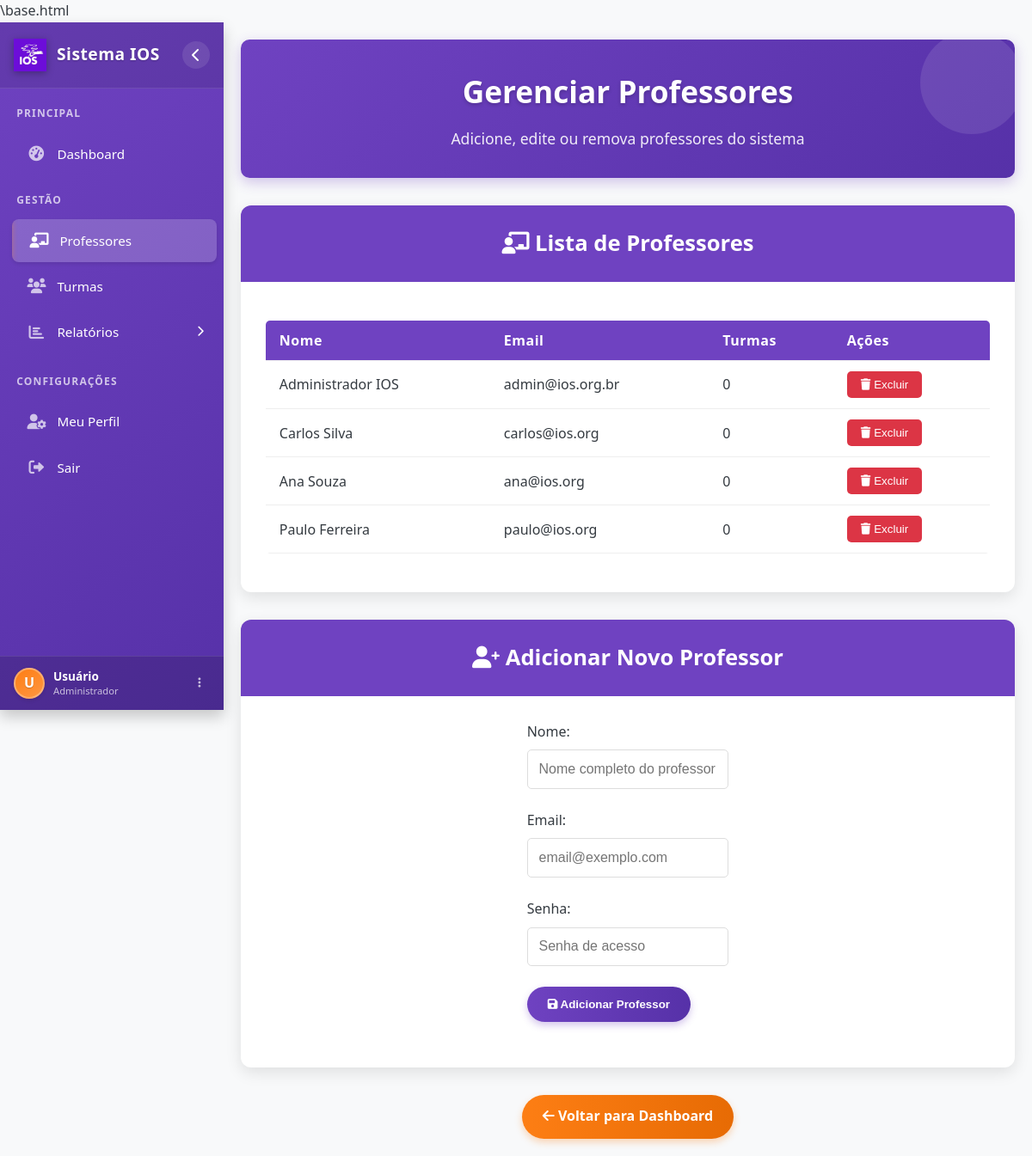
Page /master/professores (signed in) on the committed database.
### app.py (models this page shows)
class Professor(db.Model):
    id = db.Column(db.Integer, primary_key=True)
    nome = db.Column(db.String(100))
    email = db.Column(db.String(100), unique=True, nullable=False)
    foto_perfil = db.Column(db.String(255), nullable=True)
    turmas = db.relationship('Turma', backref='professor', lazy=True)

### app.py (the view, shortened to what this page needs)
@app.route('/master/professores', methods=['GET', 'POST'])
def master_gerenciar_professores():
    if 'user_id' not in session or session.get('tipo_usuario') != 'master':
        flash('Acesso não autorizado!')
        return redirect(url_for('login'))
    professores = Professor.query.all()
    return render_template('master/professores.html', professores=professores)

### templates/master/professores.html (shortened to what this page needs)
{% extends "base.html" %}  {% block extra_css %}
<link
  rel="stylesheet"
  href="{{ url_for('static', filename='css/master-dashboard.css') }}"
/>
<link
  rel="stylesheet"
  href="https://cdnjs.cloudflare.com/ajax/libs/font-awesome/6.0.0/css/all.min.css"
/>
{% endblock %} {% block content %}
<div class="master-dashboard">
  <div class="master-header">
    <h1>Gerenciar Professores</h1>
    <p>Adicione, edite ou remova professores do sistema</p>
  </div>
  <div class="action-card">
    <div class="card-header">
      <h3><i class="fas fa-chalkboard-teacher"></i> Lista de Professores</h3>
    </div>
    <div class="card-body">
      {% if professores %}
      <table class="data-table">
        <thead>
          <tr>
            <th>Nome</th>
            <th>Email</th>
            <th>Turmas</th>
            <th>Ações</th>
          </tr>
        </thead>
        <tbody>
          {% for professor in professores %}
          <tr>
            <td>{{ professor.nome if professor.nome else 'Sem nome' }}</td>
            <td>{{ professor.email }}</td>
            <td>{{ professor.turmas|length }}</td>
            <td class="actions">
              <form
                method="POST"
                action="{{ url_for('master_excluir_professor', professor_id=professor.id) }}"
                class="inline-form"
                onsubmit="return confirm('Tem certeza que deseja excluir este professor?');"
              >
                <button type="submit" class="btn btn-danger">
                  <i class="fas fa-trash"></i> Excluir
                </button>
              </form>
            </td>
          </tr>
          {% endfor %}
        </tbody>
      </table>
      {% else %}
      <div class="empty-state">
        <p><i class="fas fa-info-circle"></i> Nenhum professor cadastrado.</p>
      </div>
      {% endif %}
    </div>
  </div>
  <div class="action-card" style="margin-top: 2rem">
    <div class="card-header">
      <h3><i class="fas fa-user-plus"></i> Adicionar Novo Professor</h3>
    </div>
    <div class="card-body">
      <form
        method="POST"
        action="{{ url_for('master_gerenciar_professores') }}"
        class="form"
      >
        <div class="form-group">
          <label for="nome">Nome:</label>
          <input
            type="text"
            id="nome"
            name="nome"
            required
            placeholder="Nome completo do professor"
          />
        </div>
        <div class="form-group">
          <label for="email">Email:</label>
          <input
            type="email"
            id="email"
            name="email"
            required
            placeholder="email@exemplo.com"
          />
        </div>
        <div class="form-group">
          <label for="senha">Senha:</label>
          <input
            type="password"
            id="senha"
            name="senha"
            required
            placeholder="Senha de acesso"
          />
        </div>
        <div class="form-group">
          <button type="submit" class="btn-master">
            <i class="fas fa-save"></i> Adicionar Professor
          </button>
        </div>
      </form>
    </div>
  </div>
  <div style="text-align: center; margin-top: 2rem">
    <a
      href="{{ url_for('master_dashboard') }}"
      class="btn-master btn-master-secondary"
    >
      <i class="fas fa-arrow-left"></i> Voltar para Dashboard
    </a>
  </div>
</div>
{% endblock %}

### templates/base.html (shortened to what this page needs)
<!DOCTYPE html>
<html lang="pt-br">
  <head>
    <link
      rel="stylesheet"
      href="{{ url_for('static', filename='css/styles.css') }}"
    />
    <link
      rel="stylesheet"
      href="{{ url_for('static', filename='css/sidebar.css') }}"
    />
    <link
      rel="stylesheet"
      href="https://cdnjs.cloudflare.com/ajax/libs/font-awesome/6.0.0/css/all.min.css"
    />
    {% block extra_css %}{% endblock %}
  </head>
  <body>
    <div class="app-container">
      <aside class="sidebar">
        <div class="sidebar-header">
          <div class="sidebar-logo">
            <img
              src="{{ url_for('static', filename='img/logo-ios.png') }}"
              alt="Logo IOS"
            />
            <h2>Sistema IOS</h2>
          </div>
          <button class="toggle-sidebar" title="Expandir/Recolher menu">
            <i class="fas fa-chevron-left"></i>
          </button>
        </div>
        <nav class="sidebar-menu">
          <div class="menu-section">
            <h3 class="menu-section-title">Principal</h3>
            {% if session.get('tipo_usuario') == 'master' %}
            <a
              href="{{ url_for('master_dashboard') }}"
              class="menu-item"
              data-tooltip="Dashboard"
            >
              <span class="menu-icon"
                ><i class="fas fa-tachometer-alt"></i
              ></span>
              <span class="menu-text">Dashboard</span>
            </a>
            {% endif %}
          </div>
          {% if session.get('tipo_usuario') == 'master' %}
          <div class="menu-section">
            <h3 class="menu-section-title">Gestão</h3>
            <a
              href="{{ url_for('master_gerenciar_professores') }}"
              class="menu-item"
              data-tooltip="Professores"
            >
              <span class="menu-icon"
                ><i class="fas fa-chalkboard-teacher"></i
              ></span>
              <span class="menu-text">Professores</span>
            </a>
            <a
              href="{{ url_for('master_gerenciar_turmas') }}"
              class="menu-item"
              data-tooltip="Turmas"
            >
              <span class="menu-icon"><i class="fas fa-users"></i></span>
              <span class="menu-text">Turmas</span>
            </a>
            <a
              href="#"
              class="menu-item dropdown-toggle"
              data-dropdown="relatorios"
            >
              <span class="menu-icon"><i class="fas fa-chart-bar"></i></span>
              <span class="menu-text">Relatórios</span>
              <span class="dropdown-icon"
                ><i class="fas fa-chevron-right"></i
              ></span>
            </a>
          </div>
          {% endif %}
          {% if session.get('user_id') %}
          <div class="menu-section">
            <h3 class="menu-section-title">Configurações</h3>
            <a
              href="{{ url_for('perfil') }}"
              class="menu-item"
              data-tooltip="Meu Perfil"
            >
              <span class="menu-icon"><i class="fas fa-user-cog"></i></span>
              <span class="menu-text">Meu Perfil</span>
            </a>
            <a
              href="{{ url_for('logout') }}"
              class="menu-item"
              data-tooltip="Sair"
            >
              <span class="menu-icon"><i class="fas fa-sign-out-alt"></i></span>
              <span class="menu-text">Sair</span>
            </a>
          </div>
          {% endif %}
        </nav>
        {% if session.get('user_id') %}
        <div class="sidebar-footer">
          <div class="user-profile">
            <div class="avatar">
              {{ usuario.nome[0]|upper if usuario and usuario.nome else 'U' }}
            </div>
            <div class="user-info">
              <p class="user-name">
                {{ usuario.nome if usuario and usuario.nome else 'Usuário' }}
              </p>
              <p class="user-role">
                {% if session.get('tipo_usuario') == 'master' %} Administrador
                {% elif session.get('tipo_usuario') == 'professor' %} Professor
                {% else %} Usuário {% endif %}
              </p>
            </div>
            <button class="user-menu">
              <i class="fas fa-ellipsis-v"></i>
            </button>
          </div>
        </div>
        {% endif %}
      </aside>
      <main class="main-content">
        {% block content %}{% endblock %}
      </main>
    </div>
  </body>
</html>

### static/css/styles.css (style rules this page uses)
:root { --primary-color: #6f42c1; --secondary-color: #fd7e14; --text-light: #ffffff; --text-dark: #343a40; --bg-light: #f8f9fa; --bg-dark: #343a40; --transition-speed: 300ms; }
* { margin: 0; padding: 0; box-sizing: border-box; }
body { font-family: "Segoe UI", Tahoma, Geneva, Verdana, sans-serif; background-color: var(--bg-light); color: var(--text-dark); line-height: 1.6; }
a { text-decoration: none; color: var(--primary-color); }
.btn { display: inline-block; padding: 8px 15px; background-color: var(--primary-color); color: white; border: none; border-radius: 4px; cursor: pointer; transition: background-color 0.3s; }
.btn-danger { background-color: #dc3545; }

### static/css/master-dashboard.css (style rules this page uses)
:root { --primary-color: #6f42c1; --secondary-color: #fd7e14; --success-color: #20c997; --danger-color: #dc3545; --white: #ffffff; --gray-light: #f8f9fa; --gray: #6c757d; --dark: #343a40; }
.master-dashboard { display: grid; grid-template-rows: auto 1fr; min-height: calc(100vh - 140px); }
.master-header { background: linear-gradient(135deg, var(--primary-color) 0%, #5631a8 100%); color: white; padding: 2rem; border-radius: 10px; margin-bottom: 2rem; text-align: center; position: relative; overflow: hidden; box-shadow: 0 5px 15px rgba(111, 66, 193, 0.3); }
.master-header::before { content: ""; position: absolute; top: -10px; right: -10px; width: 120px; height: 120px; background-color: rgba(255, 255, 255, 0.1); border-radius: 50%; }
.master-header h1 { font-size: 2.2rem; margin-bottom: 0.8rem; font-weight: 700; text-shadow: 0 2px 4px rgba(0, 0, 0, 0.2); }
.master-header p { font-size: 1.1rem; opacity: 0.9; max-width: 600px; margin: 0 auto; }
.action-card { background-color: white; border-radius: 12px; overflow: hidden; box-shadow: 0 6px 18px rgba(0, 0, 0, 0.1); transition: all 0.3s ease; display: flex; flex-direction: column; }
.card-header { background-color: var(--primary-color); color: white; padding: 1.5rem; text-align: center; }
.card-header h3 { font-size: 1.6rem; margin: 0; font-weight: 600; }
.card-body { padding: 1.8rem; flex-grow: 1; display: flex; flex-direction: column; }
.btn-master { background: linear-gradient(to right, var(--primary-color), #5631a8); color: white; padding: 0.8rem 1.5rem; border-radius: 50px; font-weight: 600; text-align: center; text-decoration: none; display: inline-block; transition: all 0.3s ease; border: none; box-shadow: 0 4px 8px rgba(111, 66, 193, 0.3); cursor: pointer; }
.btn-master-secondary { background: linear-gradient(to right, var(--secondary-color), #e76b04); box-shadow: 0 4px 8px rgba(253, 126, 20, 0.3); }
.data-table { width: 100%; border-collapse: collapse; margin: 1rem 0; background-color: white; border-radius: 5px; overflow: hidden; }
.data-table th, .data-table td { padding: 0.75rem 1rem; text-align: left; border-bottom: 1px solid #eee; }
.data-table th { background-color: var(--primary-color); color: white; font-weight: 600; letter-spacing: 0.5px; }
.data-table td.actions { display: flex; gap: 0.5rem; }
.form { max-width: 600px; margin: 0 auto; }
.form-group { margin-bottom: 1.5rem; }
.form-group label { display: block; margin-bottom: 0.5rem; font-weight: 500; color: var(--dark); }
.form-group input, .form-group select, .form-group textarea { width: 100%; padding: 0.8rem; border: 1px solid #ddd; border-radius: 5px; font-size: 1rem; transition: all 0.3s; }
.inline-form { display: inline; }
.btn { display: inline-block; padding: 0.5rem 1rem; border-radius: 5px; font-weight: 500; text-align: center; cursor: pointer; text-decoration: none; border: none; transition: all 0.2s; }
.btn-danger { background-color: var(--danger-color); color: white; }

### rows in the picture
Professor: nome "Administrador IOS", email "admin@ios.org.br", turmas|length "0"
Professor: nome "Carlos Silva", email "carlos@ios.org", turmas|length "0"
Professor: nome "Ana Souza", email "ana@ios.org", turmas|length "0"
Professor: nome "Paulo Ferreira", email "paulo@ios.org", turmas|length "0"

### other values in the picture
{{ usuario.nome[0]|upper if usuario and usuario.nome else 'U' }} "U"
{{ usuario.nome if usuario and usuario.nome else 'Usuário' }} "Usuário"
